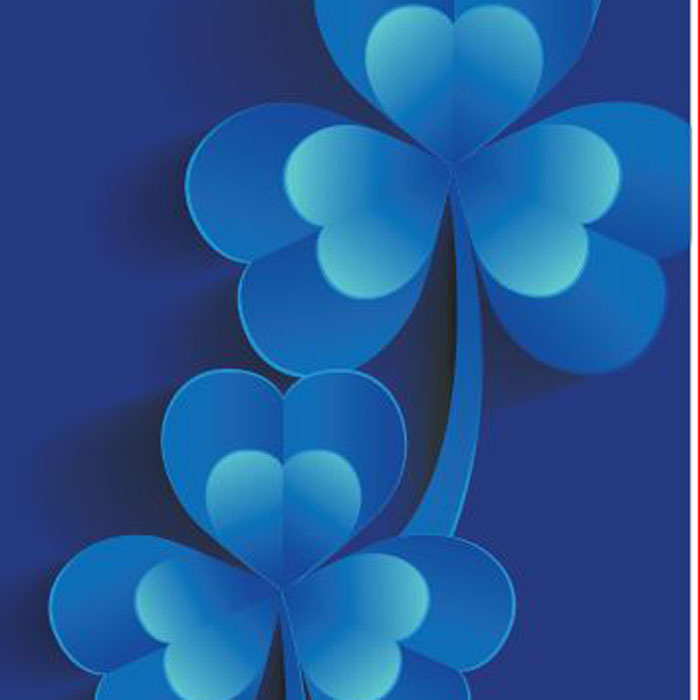
#> input picture Color_Image/B11-GD.jpg, 700 x 700 px
$ python 1-feature_detector.py
#> lines starting #> are read from the running program, lines starting #| are printed output that depends on the picture
import cv2
import numpy as np

# img1 = cv2.imread('ImagesQuery/project1.jpg', 0)        # 0 is used to import the image in GrayScale
img1 = cv2.imread('Color_Image/B11-GD.jpg', 0)        # 0 is used to import the image in GrayScale
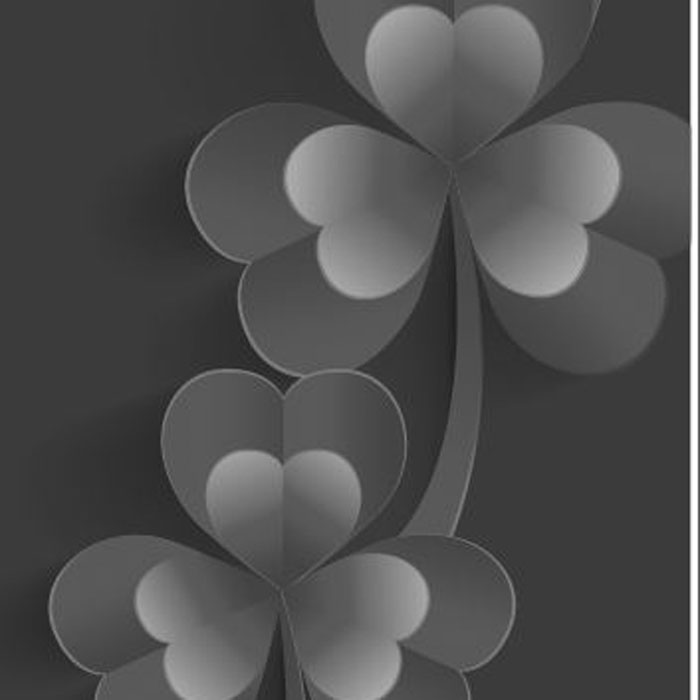
#> img1: shape (700, 700); min 29, max 255, mean 78.5
img1 = cv2.resize(img1, (500, 600))
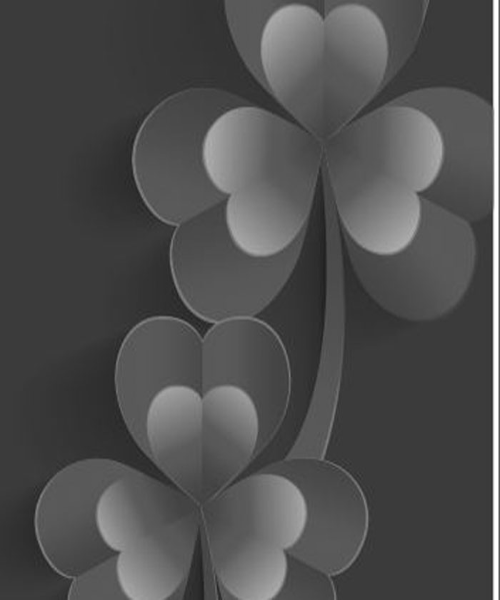
#> img1: shape (600, 500); min 31, max 255, mean 78.4
# img2 = cv2.imread('ImagesTrain/p2.jpg', 0)
img2 = cv2.imread('Color_Image/B11-GD.jpg', 0)
img2 = cv2.resize(img2, (500, 600))

orb = cv2.ORB_create(nfeatures=1000)      # ORB is a fast working algorithm and it's free unlike swift/surf

kp1, des1 = orb.detectAndCompute(img1, None)     # kp1 will be the features, None is meant for the mask
#> kp1 = 71 keypoints; strongest (x, y, size): (117, 553, 44.6), (118, 552, 37.2), (212, 324, 31), (211, 324, 37.2)
kp2, des2 = orb.detectAndCompute(img2, None)
#> kp2 has the same summary as kp1

# descriptors details
# print(des1)
# print(des1.shape)     # (498, 32)
# print(des2.shape)     # (500, 32)

# ORB detector uses 500 features by default. So it will try to find 500 features in the images.
# For each feature, ORB will describe it in 32 values.

# Now that we have the descriptors, we can use a "matcher" to match these descriptors together.
bf = cv2.BFMatcher()        # brute force matcher
matches = bf.knnMatch(des1, des2, k=2)  # k=2 as we want two values that we can compare later.
#> matches = 71 matches

# To decide whether it's a good match or not
good_matches = []
for m, n in matches:        # m, n are values from k=2
    if m.distance < 0.75 * n.distance:
        good_matches.append([m])
#> this loop made 71 passes
#> after the loop, good_matches = 71 matches

print(len(good_matches))
#| 71

# Plotting the good matches
img3 = cv2.drawMatchesKnn(img1, kp1, img2, kp2, good_matches, None, flags=2)
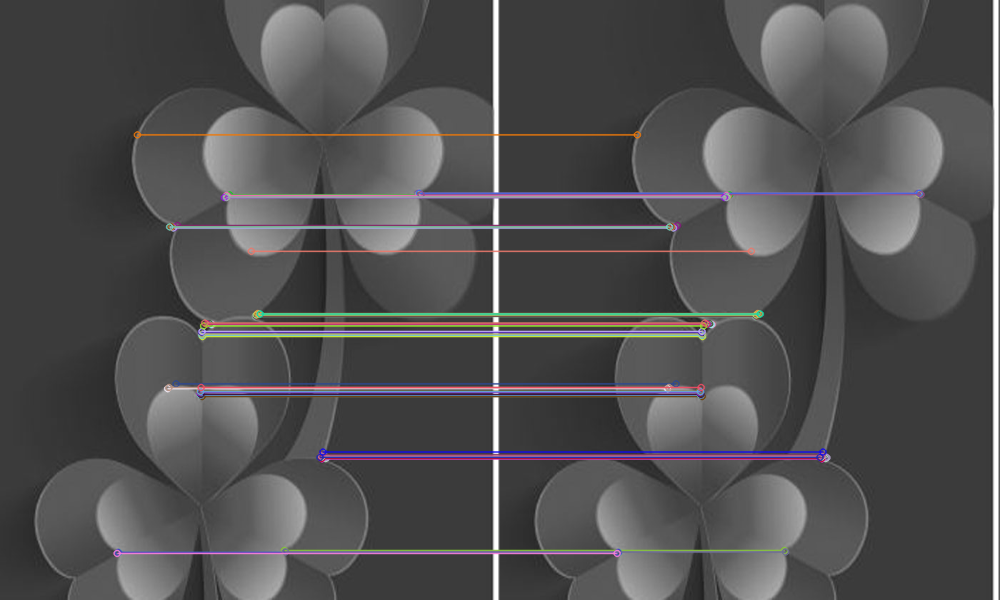
#> img3: shape (600, 1000, 3); mean of channels 0, 1, 2 81.2, 80.4, 81.4; drawn as B, G, R

# To view the keypoints
imgkp1 = cv2.drawKeypoints(img1, kp1, None)
imgkp2 = cv2.drawKeypoints(img2, kp2, None)

cv2.imshow("kp1", imgkp1)
cv2.imshow("kp2", imgkp2)

cv2.imshow('img1', img1)
cv2.imshow('img2', img2)
cv2.imshow('img3', img3)

cv2.waitKey(0)

$ run again, with Color_Image/B10-GD.jpg copied over Color_Image/B11-GD.jpg
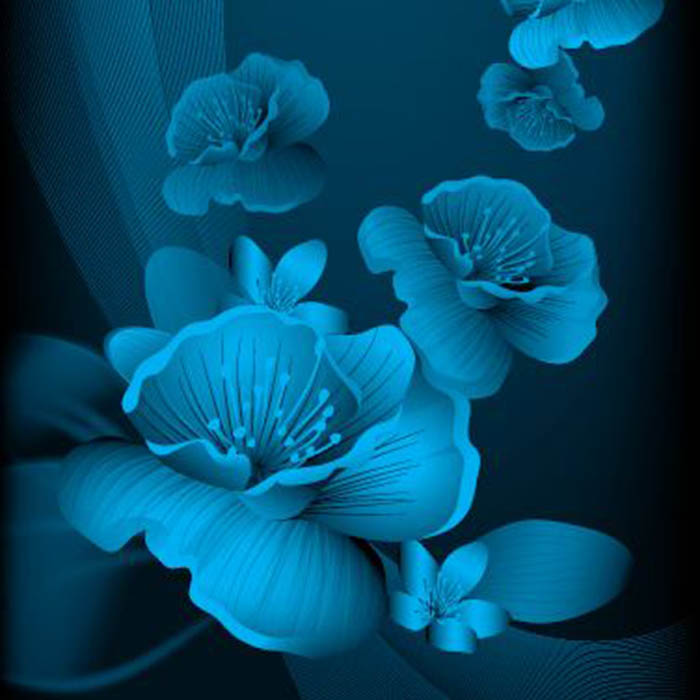
#> input picture Color_Image/B10-GD.jpg, 700 x 700 px
#> kp1 = 983 keypoints; strongest (x, y, size): (131, 490, 92.6), (132, 488, 77.1), (133, 487, 64.3), (375, 239, 31)
#> kp2 has the same summary as kp1
#> matches = 983 matches
#| 983
#> `img3 = cv2.drawMatchesKnn(img1, kp1, img2, kp2, good_matches, None, fl..`:
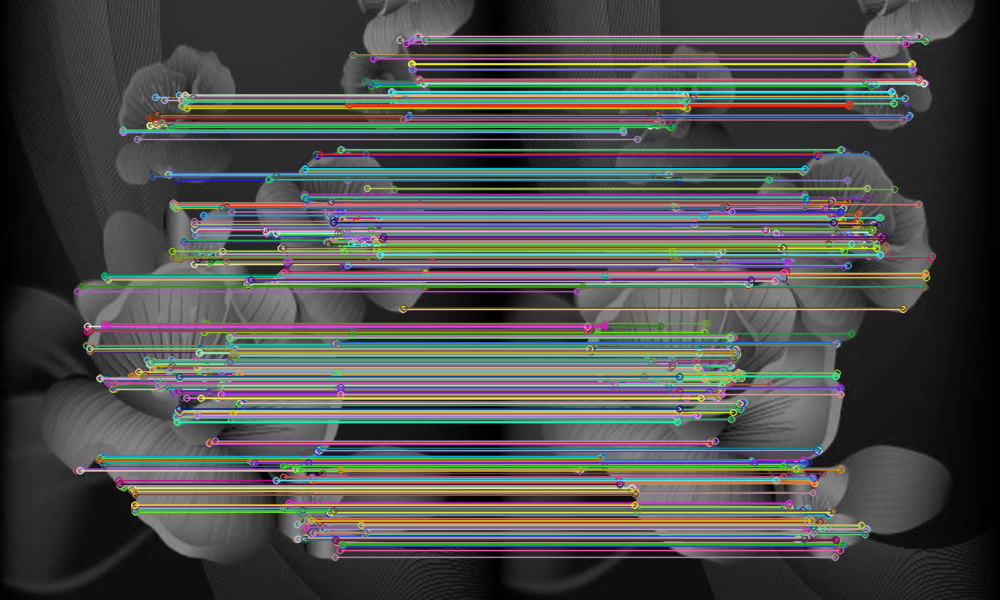
#> img3: shape (600, 1000, 3); mean of channels 0, 1, 2 77.3, 78.8, 78.2; drawn as B, G, R
#> `imgkp2 = cv2.drawKeypoints(img2, kp2, None)`:
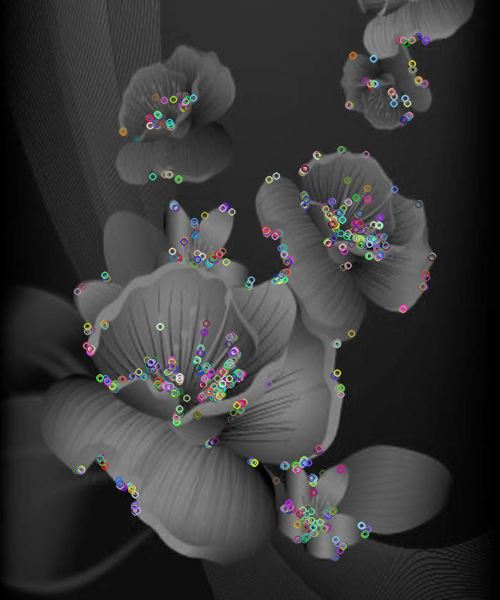
#> imgkp2: shape (600, 500, 3); mean of channels 0, 1, 2 56.9, 56.8, 56.9; drawn as B, G, R

$ run again, with Color_Image/B15-GD.jpg copied over Color_Image/B11-GD.jpg
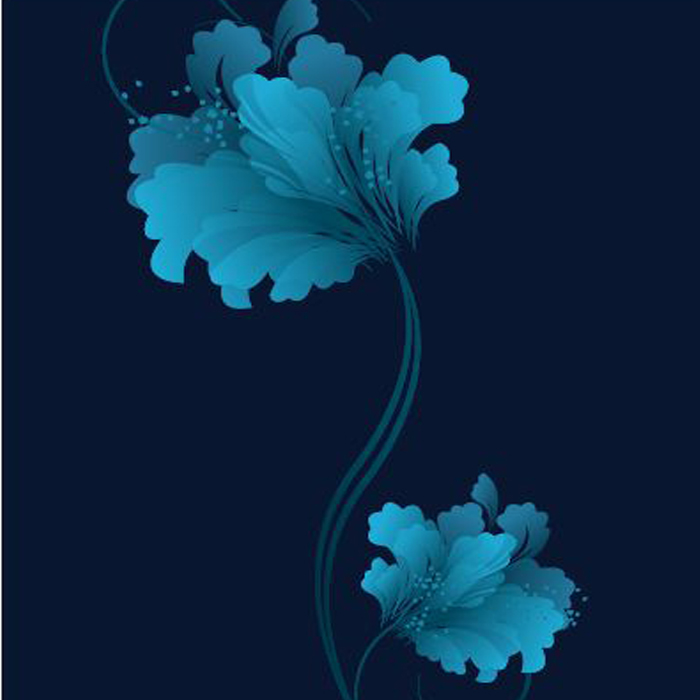
#> input picture Color_Image/B15-GD.jpg, 700 x 700 px
#> kp1 = 966 keypoints; strongest (x, y, size): (112, 206, 37.2), (389, 556, 31), (276, 432, 53.6), (110, 205, 64.3)
#> kp2 has the same summary as kp1
#> matches = 966 matches
#| 966
#> `img3 = cv2.drawMatchesKnn(img1, kp1, img2, kp2, good_matches, None, fl..`:
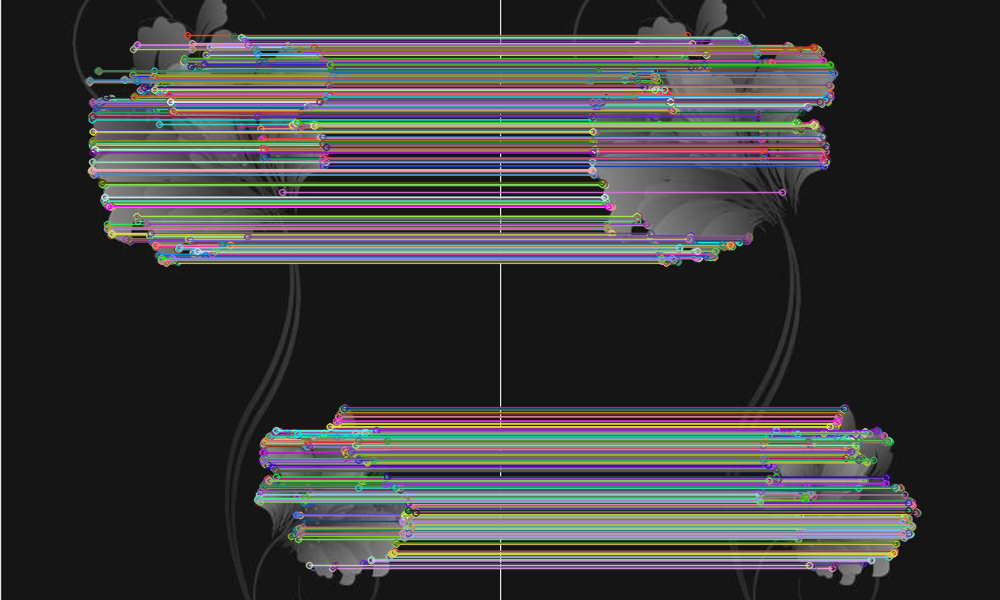
#> img3: shape (600, 1000, 3); mean of channels 0, 1, 2 60.6, 60.5, 61.5; drawn as B, G, R
#> `imgkp2 = cv2.drawKeypoints(img2, kp2, None)`:
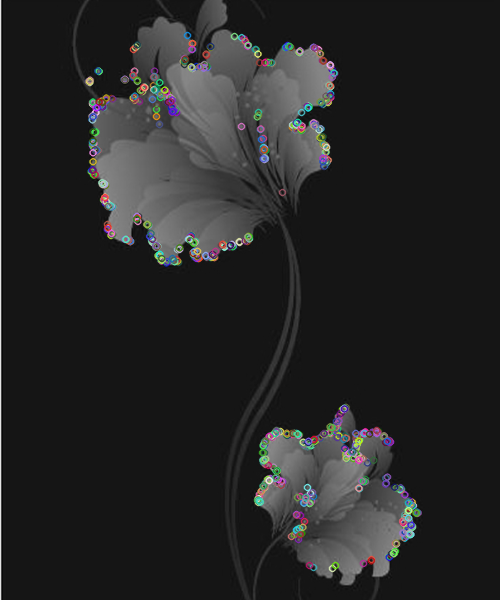
#> imgkp2: shape (600, 500, 3); mean of channels 0, 1, 2 37.5, 37.5, 37.5; drawn as B, G, R

$ run again, with Color_Image/B24-GD.jpg copied over Color_Image/B11-GD.jpg
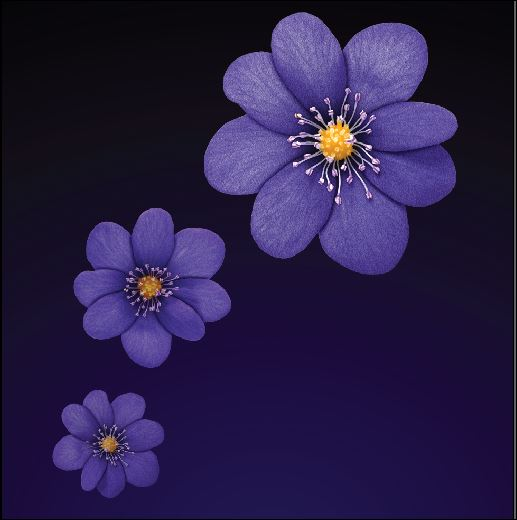
#> input picture Color_Image/B24-GD.jpg, 517 x 520 px
#> kp1 = 1000 keypoints; strongest (x, y, size): (331, 193, 31), (301, 125, 31), (320, 140, 31), (329, 134, 31)
#> kp2 has the same summary as kp1
#> matches = 1000 matches
#| 1000
#> `img3 = cv2.drawMatchesKnn(img1, kp1, img2, kp2, good_matches, None, fl..`:
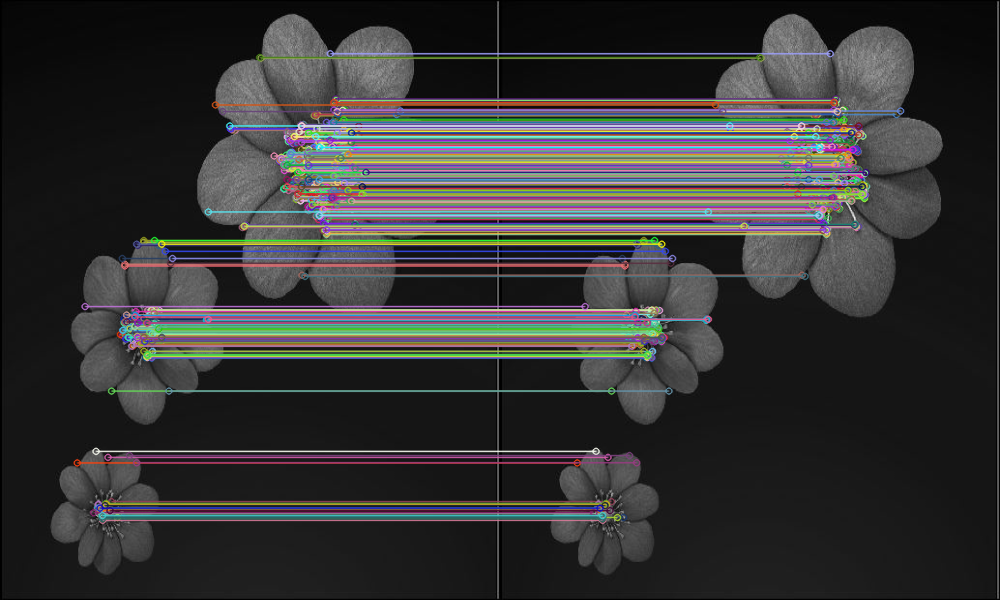
#> img3: shape (600, 1000, 3); mean of channels 0, 1, 2 53.5, 53.6, 54.1; drawn as B, G, R
#> `imgkp2 = cv2.drawKeypoints(img2, kp2, None)`:
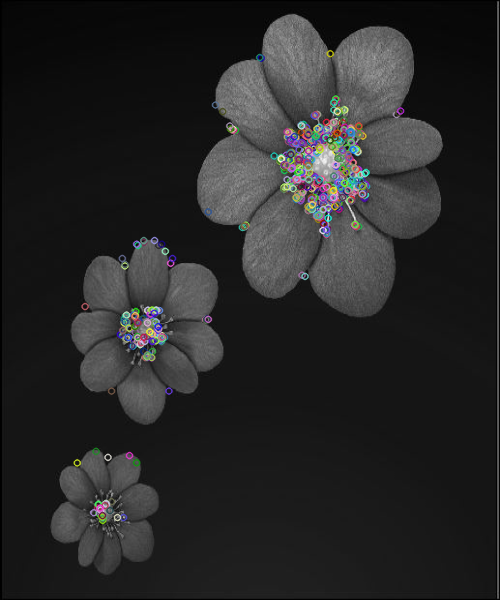
#> imgkp2: shape (600, 500, 3); mean of channels 0, 1, 2 39.1, 39, 39; drawn as B, G, R
